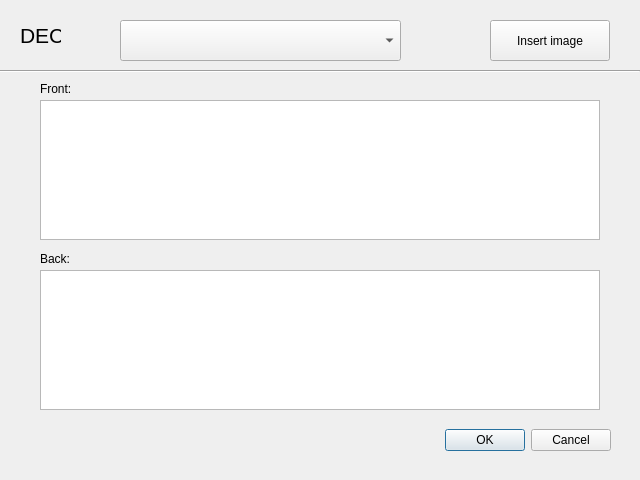
<?xml version="1.0" encoding="UTF-8"?>
<ui version="4.0">
 <class>FlashcardCreator</class>
 <widget class="QDialog" name="FlashcardCreator">
  <property name="geometry">
   <rect>
    <x>0</x>
    <y>0</y>
    <width>640</width>
    <height>480</height>
   </rect>
  </property>
  <property name="windowTitle">
   <string>Dialog</string>
  </property>
  <widget class="QDialogButtonBox" name="buttonBox">
   <property name="geometry">
    <rect>
     <x>440</x>
     <y>410</y>
     <width>171</width>
     <height>61</height>
    </rect>
   </property>
   <property name="orientation">
    <enum>Qt::Horizontal</enum>
   </property>
   <property name="standardButtons">
    <set>QDialogButtonBox::Cancel|QDialogButtonBox::Ok</set>
   </property>
  </widget>
  <widget class="QPushButton" name="btn_add_image">
   <property name="geometry">
    <rect>
     <x>490</x>
     <y>20</y>
     <width>120</width>
     <height>41</height>
    </rect>
   </property>
   <property name="focusPolicy">
    <enum>Qt::NoFocus</enum>
   </property>
   <property name="text">
    <string>Insert image</string>
   </property>
  </widget>
  <widget class="QLabel" name="lbl_deck">
   <property name="geometry">
    <rect>
     <x>20</x>
     <y>20</y>
     <width>41</width>
     <height>31</height>
    </rect>
   </property>
   <property name="sizePolicy">
    <sizepolicy hsizetype="Fixed" vsizetype="Fixed">
     <horstretch>0</horstretch>
     <verstretch>0</verstretch>
    </sizepolicy>
   </property>
   <property name="font">
    <font>
     <pointsize>16</pointsize>
    </font>
   </property>
   <property name="text">
    <string>DECK</string>
   </property>
  </widget>
  <widget class="QComboBox" name="cb_decks">
   <property name="geometry">
    <rect>
     <x>120</x>
     <y>20</y>
     <width>281</width>
     <height>41</height>
    </rect>
   </property>
  </widget>
  <widget class="QLabel" name="lbl_front_text">
   <property name="geometry">
    <rect>
     <x>40</x>
     <y>80</y>
     <width>41</width>
     <height>17</height>
    </rect>
   </property>
   <property name="text">
    <string>Front:</string>
   </property>
  </widget>
  <widget class="QTextEdit" name="txt_front">
   <property name="geometry">
    <rect>
     <x>40</x>
     <y>100</y>
     <width>560</width>
     <height>140</height>
    </rect>
   </property>
  </widget>
  <widget class="QLabel" name="lbl_back_text">
   <property name="geometry">
    <rect>
     <x>40</x>
     <y>250</y>
     <width>41</width>
     <height>17</height>
    </rect>
   </property>
   <property name="text">
    <string>Back:</string>
   </property>
  </widget>
  <widget class="QTextEdit" name="txt_back">
   <property name="geometry">
    <rect>
     <x>40</x>
     <y>270</y>
     <width>560</width>
     <height>140</height>
    </rect>
   </property>
  </widget>
  <widget class="Line" name="line">
   <property name="geometry">
    <rect>
     <x>0</x>
     <y>70</y>
     <width>640</width>
     <height>3</height>
    </rect>
   </property>
   <property name="orientation">
    <enum>Qt::Horizontal</enum>
   </property>
  </widget>
 </widget>
 <tabstops>
  <tabstop>cb_decks</tabstop>
  <tabstop>btn_add_image</tabstop>
 </tabstops>
 <resources/>
 <connections>
  <connection>
   <sender>buttonBox</sender>
   <signal>accepted()</signal>
   <receiver>FlashcardCreator</receiver>
   <slot>accept()</slot>
   <hints>
    <hint type="sourcelabel">
     <x>248</x>
     <y>254</y>
    </hint>
    <hint type="destinationlabel">
     <x>157</x>
     <y>274</y>
    </hint>
   </hints>
  </connection>
  <connection>
   <sender>buttonBox</sender>
   <signal>rejected()</signal>
   <receiver>FlashcardCreator</receiver>
   <slot>reject()</slot>
   <hints>
    <hint type="sourcelabel">
     <x>316</x>
     <y>260</y>
    </hint>
    <hint type="destinationlabel">
     <x>286</x>
     <y>274</y>
    </hint>
   </hints>
  </connection>
 </connections>
</ui>
